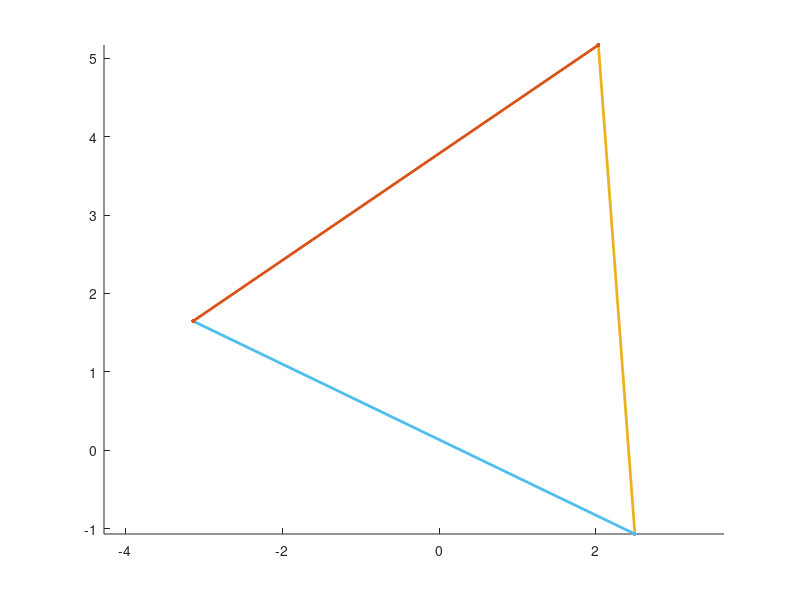

Write the MATLAB code that produced this figure.
function res = test1()
res = 0
figure; hold on; axis equal;
plot([2.49575 2.49575],[-1.06766 -1.06766], 'LineWidth', 2, 'Marker', '.', 'MarkerSize', 10)
plot([2.03031 2.03031],[5.16834 5.16834], 'LineWidth', 2, 'Marker', '.', 'MarkerSize', 10)
plot([2.49575 2.03031],[-1.06766 5.16834], 'LineWidth', 2, 'Marker', '.', 'MarkerSize', 10)
plot([2.49575 2.49575],[-1.06765 -1.06765], 'LineWidth', 2, 'Marker', '.', 'MarkerSize', 10)
plot([-3.1375 -3.1375],[1.64727 1.64727], 'LineWidth', 2, 'Marker', '.', 'MarkerSize', 10)
plot([2.49575 -3.1375],[-1.06765 1.64727], 'LineWidth', 2, 'Marker', '.', 'MarkerSize', 10)
plot([-3.1375 -3.1375],[1.64728 1.64728], 'LineWidth', 2, 'Marker', '.', 'MarkerSize', 10)
plot([2.03032 2.03032],[5.16834 5.16834], 'LineWidth', 2, 'Marker', '.', 'MarkerSize', 10)
plot([-3.1375 2.03032],[1.64728 5.16834], 'LineWidth', 2, 'Marker', '.', 'MarkerSize', 10)
